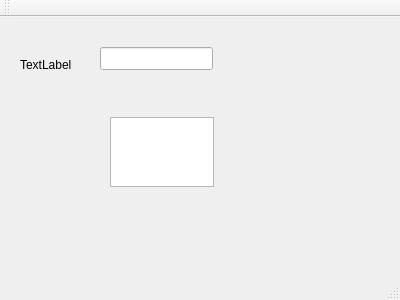
<?xml version="1.0" encoding="UTF-8"?>
<ui version="4.0">
 <class>MainWindow</class>
 <widget class="QMainWindow" name="MainWindow">
  <property name="geometry">
   <rect>
    <x>0</x>
    <y>0</y>
    <width>400</width>
    <height>300</height>
   </rect>
  </property>
  <property name="windowTitle">
   <string>MainWindow</string>
  </property>
  <widget class="QWidget" name="centralWidget">
   <widget class="QLabel" name="label">
    <property name="geometry">
     <rect>
      <x>20</x>
      <y>40</y>
      <width>59</width>
      <height>15</height>
     </rect>
    </property>
    <property name="text">
     <string>TextLabel</string>
    </property>
   </widget>
   <widget class="QLineEdit" name="lineEdit">
    <property name="geometry">
     <rect>
      <x>100</x>
      <y>30</y>
      <width>113</width>
      <height>23</height>
     </rect>
    </property>
   </widget>
   <widget class="QTextEdit" name="textEdit">
    <property name="geometry">
     <rect>
      <x>110</x>
      <y>100</y>
      <width>104</width>
      <height>70</height>
     </rect>
    </property>
   </widget>
  </widget>
  <widget class="QMenuBar" name="menuBar">
   <property name="geometry">
    <rect>
     <x>0</x>
     <y>0</y>
     <width>400</width>
     <height>20</height>
    </rect>
   </property>
  </widget>
  <widget class="QToolBar" name="mainToolBar">
   <attribute name="toolBarArea">
    <enum>TopToolBarArea</enum>
   </attribute>
   <attribute name="toolBarBreak">
    <bool>false</bool>
   </attribute>
  </widget>
  <widget class="QStatusBar" name="statusBar"/>
 </widget>
 <layoutdefault spacing="6" margin="11"/>
 <resources/>
 <connections/>
</ui>
